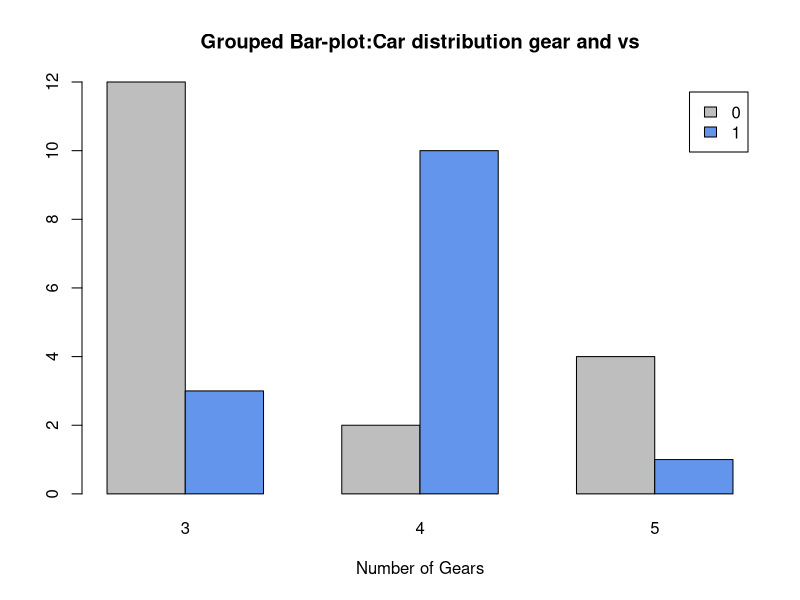

This chart was generated by the following R code:
library(dplyr)
head(mtcars)
counts<-table(mtcars$vs, mtcars$gear)
barplot(counts, main = "Grouped Bar-plot:Car distribution gear and vs", xlab = "Number of Gears", legend = rownames(counts), col = c("grey", "corn flowerblue"), beside = TRUE)
